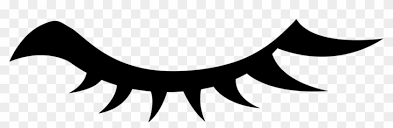
#> input picture AppFolder/images/closed_eye.png, 393 x 128 px; its folder holds only this picture in this run
$ python -i GUI.py   (imports and definitions only)
#> lines starting #> are read from the running program, lines starting #| are printed output that depends on the picture
import tkinter
from tkinter import *
from PIL import Image, ImageTk, ImageFilter
from tkinter import ttk
# import sys
# sys.path.append('/Users/jakubkubicki/PycharmProjects/petrol_app/AppFolder')
from data_from_website import data


def BlurringPhoto(photo):
    convertd_photo = photo.convert('RGB')
    blured_photo = convertd_photo.filter(ImageFilter.GaussianBlur(2))
    new_photo = ImageTk.PhotoImage(blured_photo)
    return new_photo

# [55 lines left out: functions RegionTableShow, RegionTableShow2, OpenEye, CloseEye, Click_CloseEye, Click_OpenEye, not called in this run]


# [5 lines not run here, left out]
# [1 line that did not run here, left out]

#Creating Base Canvas
# [1 line that did not run here, left out]
# [4 lines not run here, left out]

# [1 line that did not run here, left out]
# [1 line that did not run here, left out]

#Adding Title
# [1 line that did not run here, left out]
# [1 line not run here, left out]

# [8 lines of commented-out code are left out]
# [1 line that did not run here, left out]
# [1 line not run here, left out]


# [18 lines left out: function Screen_Resizer, not called in this run]

    # #Changing Eye
    # # base_canvas.delete("OpenEye")
    # final_eye = OpenEye(e.width, e.height)
    # Eye_Button = Button(base_canvas, image=final_eye, borderwidth=0, width=e.width / 50, height=e.height / 50)
    # # Eye_Button.pack()
    # # base_canvas.create_window(0, 0, anchor="nw", window=Eye_Button, tags="OpenEye")


# [2 lines not run here, left out]

>>> from PIL import Image
>>> picture = Image.open('../images/closed_eye.png')
#> picture is the input picture: PIL image 393x128 P; min 0, max 255, mean 194.7
>>> result = BlurringPhoto(picture)
#> in BlurringPhoto, `blured_photo = convertd_photo.filter(ImageFilter.GaussianBlur(2))`:
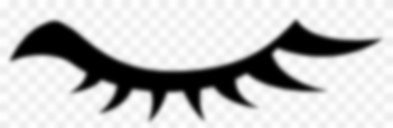
#> blured_photo: PIL image 393x128 RGB; min 0, max 255, mean 194.6

$ run again, on AppFolder/images/open_eye.png
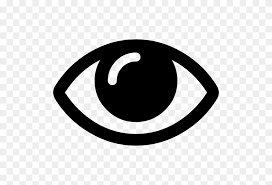
#> input picture AppFolder/images/open_eye.png, 272 x 185 px
#> picture is the input picture: PIL image 272x185 P; min 0, max 255, mean 203.2
#> in BlurringPhoto, `blured_photo = convertd_photo.filter(ImageFilter.GaussianBlur(2))`:
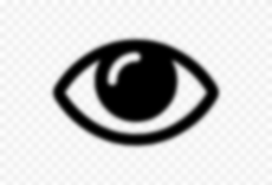
#> blured_photo: PIL image 272x185 RGB; min 0, max 255, mean 203.2
